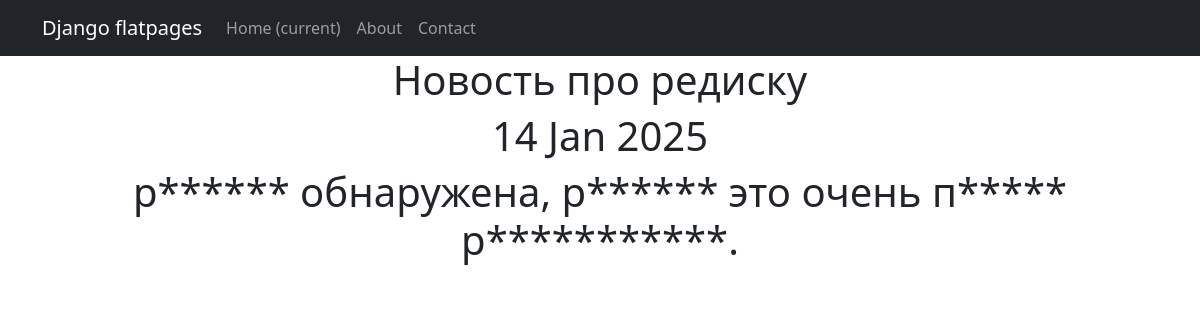
Page /news/4 on the committed database.
### news_app/models.py (models this page shows, shortened)
class Post(models.Model):
    ARTICLE = 'AR'
    NEWS = 'NW'
    POST_TYPES = [
        (ARTICLE, 'Article'),
        (NEWS, 'News'),
    ]
    author = models.ForeignKey(Author, on_delete=models.CASCADE)
    type = models.CharField(max_length=2, choices=POST_TYPES, default=NEWS)
    created_at = models.DateTimeField(auto_now_add=True)
    categories = models.ManyToManyField(Category, through='PostCategory')
    title = models.CharField(max_length=128)
    text = models.TextField()
    rating = models.IntegerField(default=0)

### news_app/views.py (the view)
# urls.py: path('<int:pk>', PostDetail.as_view(), name='post_detail'),
class PostDetail(DetailView):
    model = Post
    template_name = 'post.html'
    context_object_name = 'post'

### news_app/templatetags/censor_filters.py (called while the page is built)
@register.filter(name='censor')
def censor(value):
    if not isinstance(value, str):
        raise ValueError("Censor filter can only be applied to strings.")
    for word in BAD_WORDS:
        value = value.replace(word, f"{word[0]}{'*' * (len(word) - 1)}")
        value = value.replace(word.capitalize(), f"{word[0]}{'*' * (len(word) - 1)}")
    return value

### templates/post.html (shortened to what this page needs)
{% extends 'flatpages/default.html' %}
{% load censor_filters %}
{% block content %}
<h1>{{ post.title|censor }}</h1>
<h1>{{ post.created_at|date:'d M Y' }}</h1>
<h1>{{ post.text|censor }}</h1>
{% endblock content %}

### rows in the picture
Post: title|censor "Новость про редиску", created_at "14 Jan 2025", text|censor "р****** обнаружена, р****** это очень п***** р***********."
